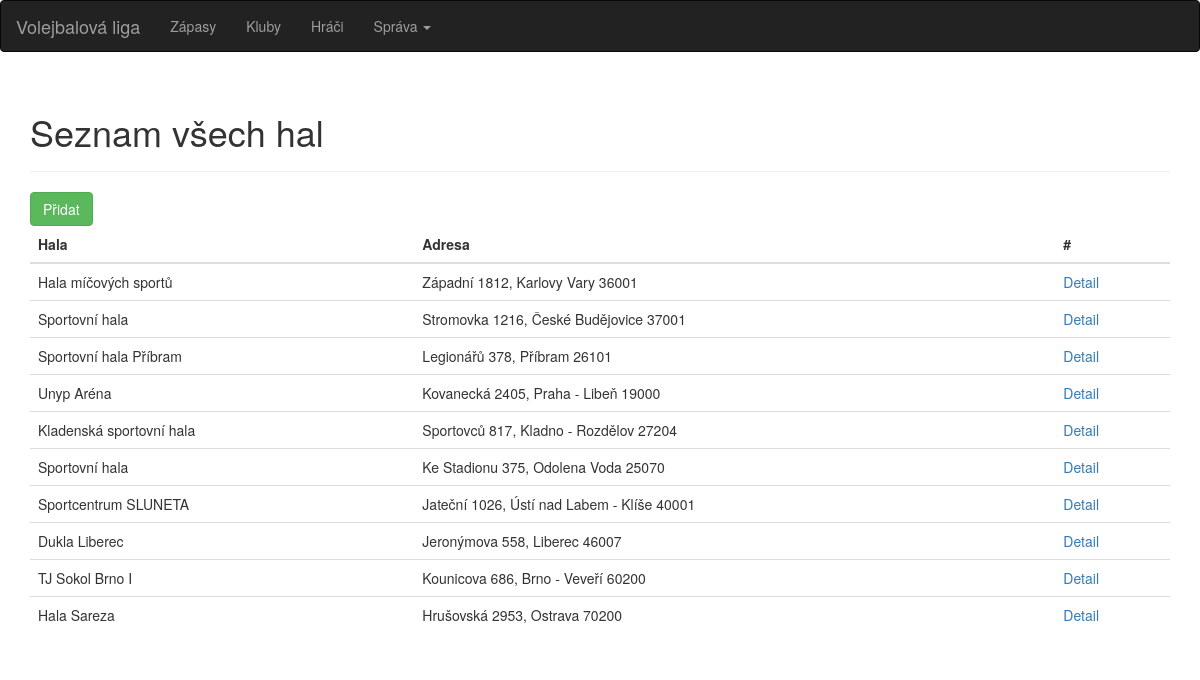
/hala/, run on the app's committed database.
### volejbal/models.py (models this page shows, shortened)
class Hala(models.Model):
    nazev = models.CharField(max_length=100)
    kapacita = models.IntegerField()
    adresa = models.ForeignKey('Adresa',on_delete=models.CASCADE)

class Adresa(models.Model):
    mesto = models.CharField(max_length=50)
    smerovaci_cislo = models.IntegerField()
    ulice = models.CharField(max_length=50)
    cislo_popisne = models.IntegerField()
    def __str__(self):
        return f'{self.ulice} {self.cislo_popisne}, {self.mesto} {self.smerovaci_cislo}'

### volejbal/views.py (the view)
# urls.py: path('hala/', volejbal.views.seznam_hal, name='seznam_hal'),
def seznam_hal(request):
    try:
        h = Hala.objects.all()
    except Hala.DoesNotExist:
        raise Http404("Hala does not exist")
    return render(request, 'seznam_hal.html', {'haly': h})

### templates/seznam_hal.html
{% extends "base.html" %}
{% block content %}
<div class="container">
<div class="page-header">
            <h1>Seznam všech hal</h1>
        </div>
<a href="{% url 'hala_add'%}" class="btn btn-success" role="button">Přidat</a>
<table class="table table-hover">
    <thead>
      <tr>
          <th>Hala</th>
          <th>Adresa</th>
          <th>#</th>
      </tr>
    </thead>
    <tbody>
    {% for hala in haly %}
      <tr>
          <td>{{ hala.nazev }}</td>
          <td>{{ hala.adresa }}</td>
            <td><a href="{% url 'hala_info' hala.id %}"> Detail</a></td>
      </tr>
     {% endfor %}
    </tbody>
  </table>
</div>
{% endblock %}

### data on the page
Hala: nazev "Hala míčových sportů", adresa "Západní 1812, Karlovy Vary 36001"
Hala: nazev "Sportovní hala", adresa "Stromovka 1216, České Budějovice 37001"
Hala: nazev "Sportovní hala Příbram", adresa "Legionářů 378, Příbram 26101"
Hala: nazev "Unyp Aréna", adresa "Kovanecká 2405, Praha - Libeň 19000"
Hala: nazev "Kladenská sportovní hala", adresa "Sportovců 817, Kladno - Rozdělov 27204"
Hala: nazev "Sportovní hala", adresa "Ke Stadionu 375, Odolena Voda 25070"
Hala: nazev "Sportcentrum SLUNETA", adresa "Jateční 1026, Ústí nad Labem - Klíše 40001"
Hala: nazev "Dukla Liberec", adresa "Jeronýmova 558, Liberec 46007"
Hala: nazev "TJ Sokol Brno I", adresa "Kounicova 686, Brno - Veveří 60200"
Hala: nazev "Hala Sareza", adresa "Hrušovská 2953, Ostrava 70200"
